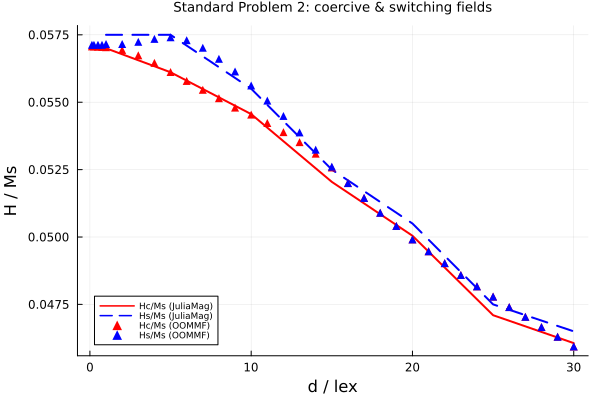

Here is the Julia script that generated this plot:
# µMAG Standard Problem 2 — coercive field Hc and switching field Hs vs. size.
# https://www.ctcms.nist.gov/~rdm/std2/spec2.html
#
# The field is applied along the body diagonal [1,1,1]. Starting from positive
# saturation, the field is ramped down through zero and negative; at each field
# the state is relaxed with the energy minimizer. The reported quantities:
#   Hc = |field| at which the projection m·[1,1,1]/√3 = (mx+my+mz)/√3 crosses zero.
#   Hs = |field| of the irreversible switching jump (largest drop in the
#        projection between consecutive field steps).
# Both are reported reduced as H/Ms = B/(μ0 Ms).
#
# Hysteresis is far more expensive than the remanence sweep (a full minimization
# at each of many field steps), so this validates a representative set of sizes,
# not the entire OOMMF table.
#
# Run:  julia --project=examples examples/stdproblem2_hysteresis.jl

using JuliaMag
using Printf
using Plots

const Msat = 8.0e5
const Aex  = 1.3e-11
const lex  = sqrt(Aex / (0.5 * JuliaMag.μ0 * Msat^2))
const û    = (1, 1, 1) ./ sqrt(3)                    # field / saturation axis

# Build the mesh + world for a given d/lex.
function make_world(dlex; cells_per_lex = 2.0)
    d = dlex * lex; L = 5d; t = 0.1d
    cx = lex / cells_per_lex
    Nx = max(8, round(Int, L / cx)); Ny = max(4, round(Int, d / cx)); Nz = 1
    mesh = Mesh((Nx, Ny, Nz), (L/Nx, d/Ny, t))
    mat  = Material(Msat = Msat, Aex = Aex, alpha = 0.5)
    (mesh, mat, World(mesh, mat; demag = true))
end

proj(m) = sum(average(m))/sqrt(3)                    # ⟨m⟩·[1,1,1]/√3

# Descending hysteresis branch from +saturation; returns (Hc/Ms, Hs/Ms).
function hysteresis(dlex; Hmax = 0.08, dH = 0.001)
    mesh, mat, world = make_world(dlex)
    Bsat = Hmax * JuliaMag.μ0 * Msat                 # convert H/Ms → B [T]
    m = setconfig(mesh, UniformConfig(û...))

    # Saturate in a strong +[1,1,1] field.
    setexternalfield!(world, Bsat .* û)
    mn = Minimizer(world, m; stopdm = 1e-6); minimize!(mn; maxsteps = 50_000); m = mn.m

    hs_over_ms = Hmax                                # H/Ms values (descending)
    prev_p = proj(m)
    Hc = NaN; Hs = NaN; maxdrop = 0.0
    h = Hmax
    while h > -Hmax
        h -= dH
        setexternalfield!(world, (h * JuliaMag.μ0 * Msat) .* û)
        mn = Minimizer(world, m; stopdm = 1e-6); minimize!(mn; maxsteps = 50_000); m = mn.m
        p = proj(m)
        # Hc: projection crosses zero (linear interpolation between steps).
        if isnan(Hc) && prev_p > 0 && p <= 0
            Hc = abs(h + dH * p / (p - prev_p))
        end
        # Hs: largest single-step drop in the projection (the switching jump).
        drop = prev_p - p
        if drop > maxdrop
            maxdrop = drop; Hs = abs(h + dH/2)
        end
        prev_p = p
        # Stop once fully reversed.
        p < -0.95 && break
    end
    (Hc, Hs)
end

function read_oommf(path)
    dlex = Float64[]; hc = Float64[]; hs = Float64[]
    for line in eachline(path)
        v = split(strip(line))
        (isempty(v) || !occursin(r"^[0-9.]+$", v[1])) && continue
        push!(dlex, parse(Float64, v[1]))
        push!(hc, parse(Float64, v[3])); push!(hs, parse(Float64, v[4]))
    end
    (dlex, hc, hs)
end

function main()
    here = @__DIR__
    @printf("Standard Problem 2 hysteresis — lex = %.3f nm\n\n", lex * 1e9)

    sizes = [1.0, 5.0, 10.0, 15.0, 20.0, 25.0, 30.0]
    jd = Float64[]; jhc = Float64[]; jhs = Float64[]
    println(" d/lex    Hc/Ms     Hs/Ms")
    for dl in sizes
        hc, hs = hysteresis(dl)
        push!(jd, dl); push!(jhc, hc); push!(jhs, hs)
        @printf("  %5.1f   %.5f   %.5f\n", dl, hc, hs); flush(stdout)
    end

    od, ohc, ohs = read_oommf(joinpath(here, "stdprob2_oommf.txt"))

    # Write the JuliaMag results as an ASCII tab-separated table.
    tblpath = joinpath(here, "stdproblem2_hysteresis.txt")
    open(tblpath, "w") do io
        println(io, "# Standard Problem 2 — coercive & switching fields vs. size (JuliaMag)")
        println(io, "# lex = ", @sprintf("%.6g", lex), " m; field along [1,1,1]")
        println(io, "# d/lex\tHc/Ms\tHs/Ms")
        for i in eachindex(jd)
            @printf(io, "%.4f\t%.6f\t%.6f\n", jd[i], jhc[i], jhs[i])
        end
    end
    println("Wrote data table → ", tblpath)

    plt = plot(xlabel = "d / lex", ylabel = "H / Ms",
               title = "Standard Problem 2: coercive & switching fields",
               titlefontsize = 9, legend = :bottomleft, legendfontsize = 6)
    plot!(plt, jd, jhc; label = "Hc/Ms (JuliaMag)", color = :red,  lw = 2)
    plot!(plt, jd, jhs; label = "Hs/Ms (JuliaMag)", color = :blue, lw = 2, ls = :dash)
    scatter!(plt, od, ohc; label = "Hc/Ms (OOMMF)", color = :red,
             marker = :utriangle, ms = 4, msw = 0)
    scatter!(plt, od, ohs; label = "Hs/Ms (OOMMF)", color = :blue,
             marker = :utriangle, ms = 4, msw = 0)

    out = joinpath(here, "stdproblem2_hysteresis.png")
    savefig(plt, out)
    println("\nWrote figure → ", out)
end

main()
